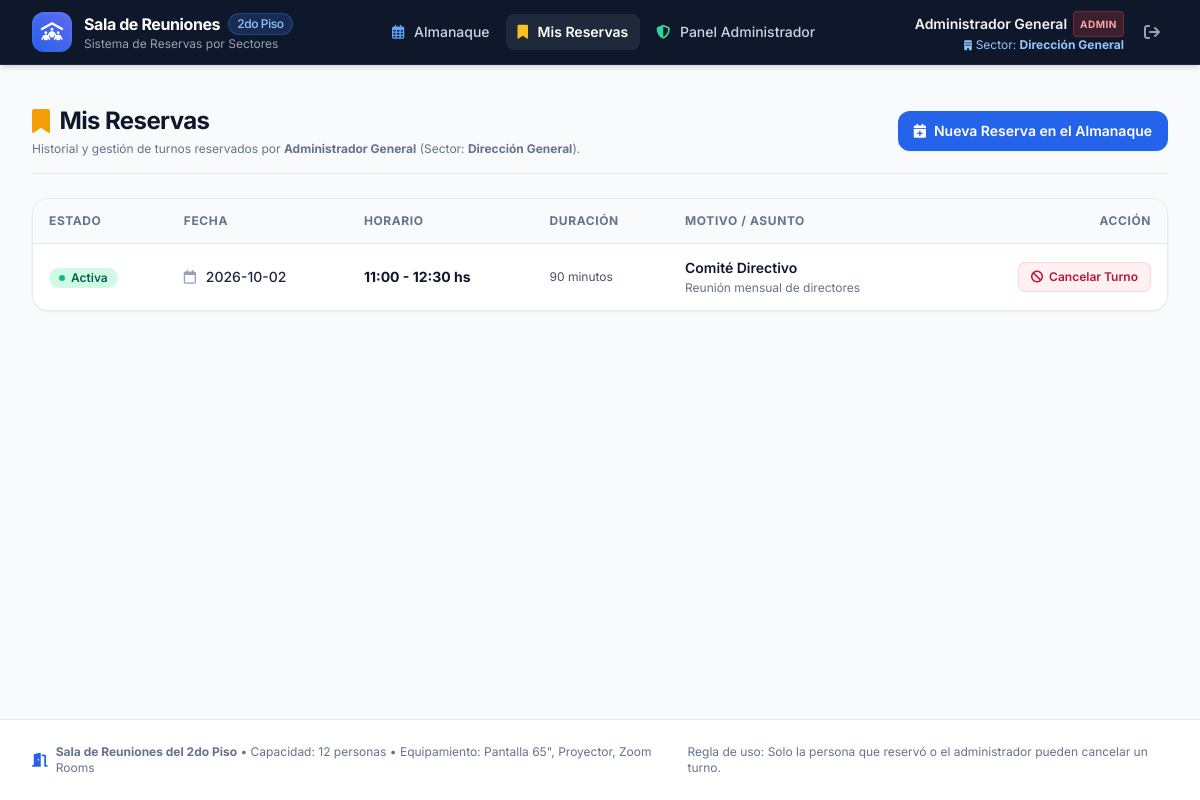
Screenshot of /mis-reservas (signed in) with the database file from the repository.
### tables this page shows
CREATE TABLE users (
            id INTEGER PRIMARY KEY AUTOINCREMENT,
            username TEXT UNIQUE NOT NULL,
            password_hash TEXT NOT NULL,
            full_name TEXT NOT NULL,
            sector TEXT NOT NULL,
            role TEXT NOT NULL DEFAULT 'user',
            created_at TIMESTAMP DEFAULT CURRENT_TIMESTAMP
        );

CREATE TABLE reservations (
            id INTEGER PRIMARY KEY AUTOINCREMENT,
            user_id INTEGER NOT NULL,
            title TEXT NOT NULL,
            description TEXT,
            date TEXT NOT NULL,
            start_time TEXT NOT NULL,
            end_time TEXT NOT NULL,
            duration_minutes INTEGER NOT NULL,
            status TEXT NOT NULL DEFAULT 'active',
            cancelled_by INTEGER,
            cancelled_at TIMESTAMP,
            created_at TIMESTAMP DEFAULT CURRENT_TIMESTAMP, cancellation_reason TEXT, recurrence_id TEXT, recurrence_type TEXT DEFAULT 'none',
            FOREIGN KEY (user_id) REFERENCES users (id),
            FOREIGN KEY (cancelled_by) REFERENCES users (id)
        );

### app.py (the view)
@app.route("/mis-reservas")
@login_required
def my_bookings():
    conn = get_db_connection()
    cur_user_id = session["user_id"]
    reservations = conn.execute('''
        SELECT r.*, u.full_name, u.sector
        FROM reservations r
        JOIN users u ON r.user_id = u.id
        WHERE r.user_id = ?
        ORDER BY r.date DESC, r.start_time DESC
    ''', (cur_user_id,)).fetchall()
    conn.close()
    return render_template("my_bookings.html", reservations=reservations)

### app.py (called while the page is built)
def login_required(f):
    @wraps(f)
    def decorated_function(*args, **kwargs):
        if "user_id" not in session:
            flash("Por favor inicia sesión para acceder.", "warning")
            return redirect(url_for("login"))
        return f(*args, **kwargs)
    return decorated_function

@app.context_processor
def inject_global_data():
    current_user = None
    if "user_id" in session:
        conn = get_db_connection()
        current_user = conn.execute("SELECT * FROM users WHERE id = ?", (session["user_id"],)).fetchone()
        conn.close()
    return {
        "current_user": current_user,
        "SECTORS": get_active_sectors(),
        "now": datetime.now()
    }

### database.py (called while the page is built)
def get_sector_color(sector_name):
    if not sector_name:
        return "#64748b"
    clean_name = sector_name.strip().lower()
    if clean_name in KNOWN_COLORS:
        return KNOWN_COLORS[clean_name]
    hash_val = sum((i + 1) * ord(c) for i, c in enumerate(clean_name))
    return SECTOR_PALETTE[hash_val % len(SECTOR_PALETTE)]

def get_active_sectors():
    try:
        conn = get_db_connection()
        rows = conn.execute("SELECT DISTINCT sector FROM users WHERE sector IS NOT NULL AND TRIM(sector) != '' ORDER BY sector ASC").fetchall()
        conn.close()
        return [{"name": r["sector"], "color": get_sector_color(r["sector"])} for r in rows]
    except Exception:
        return []

def get_db_connection():
    conn = sqlite3.connect(DB_NAME)
    conn.row_factory = sqlite3.Row
    conn.execute("PRAGMA foreign_keys = ON")
    return conn

### templates/my_bookings.html (shortened to what this page needs)
{% extends "base.html" %}
{% block content %}
<div class="space-y-6">
  <div class="flex flex-col sm:flex-row sm:items-center justify-between gap-4 pb-4 border-b border-slate-200">
    <div>
      <h1 class="text-2xl font-bold text-slate-900 tracking-tight flex items-center gap-2.5">
        <i class="fa-solid fa-bookmark text-amber-500"></i> Mis Reservas
      </h1>
      <p class="text-xs text-slate-500 mt-1">
        Historial y gestión de turnos reservados por <strong>{{ current_user.full_name }}</strong> (Sector: <strong>{{ current_user.sector }}</strong>).
      </p>
    </div>
    <a href="{{ url_for('index') }}"
       class="inline-flex items-center gap-2 bg-brand-600 hover:bg-brand-500 text-white font-semibold px-4 py-2.5 rounded-xl shadow-sm text-sm transition">
      <i class="fa-solid fa-calendar-plus"></i>
      <span>Nueva Reserva en el Almanaque</span>
    </a>
  </div>
  {% if reservations %}
  <div class="bg-white rounded-2xl border border-slate-200/80 shadow-sm overflow-hidden">
    <div class="overflow-x-auto">
      <table class="w-full text-left border-collapse text-sm">
        <thead>
          <tr class="bg-slate-50 border-b border-slate-200 text-xs font-semibold text-slate-500 uppercase tracking-wider">
            <th class="py-3.5 px-4">Estado</th>
            <th class="py-3.5 px-4">Fecha</th>
            <th class="py-3.5 px-4">Horario</th>
            <th class="py-3.5 px-4">Duración</th>
            <th class="py-3.5 px-4">Motivo / Asunto</th>
            <th class="py-3.5 px-4 text-right">Acción</th>
          </tr>
        </thead>
        <tbody class="divide-y divide-slate-100">
          {% for r in reservations %}
          <tr class="hover:bg-slate-50/70 transition-colors">
            <td class="py-3.5 px-4 whitespace-nowrap">
              {% if r.status == 'active' %}
                <span class="inline-flex items-center px-2.5 py-0.5 rounded-full text-xs font-semibold bg-emerald-100 text-emerald-800">
                  <span class="w-1.5 h-1.5 rounded-full bg-emerald-500 mr-1.5"></span> Activa
                </span>
              {% else %}
                <span class="inline-flex items-center px-2.5 py-0.5 rounded-full text-xs font-semibold bg-slate-100 text-slate-600">
                  <span class="w-1.5 h-1.5 rounded-full bg-slate-400 mr-1.5"></span> Cancelada
                </span>
              {% endif %}
            </td>
            <td class="py-3.5 px-4 whitespace-nowrap font-medium text-slate-800">
              <i class="fa-regular fa-calendar text-slate-400 mr-1.5"></i> {{ r.date }}
            </td>
            <td class="py-3.5 px-4 whitespace-nowrap font-bold text-slate-900">
              {{ r.start_time }} - {{ r.end_time }} hs
            </td>
            <td class="py-3.5 px-4 whitespace-nowrap text-slate-600 text-xs">
              {{ r.duration_minutes }} minutos
            </td>
            <td class="py-3.5 px-4">
              <div class="font-semibold text-slate-900 {{ 'line-through text-slate-400' if r.status == 'cancelled' else '' }}">
                {{ r.title }}
              </div>
              {% if r.description %}
                <div class="text-xs text-slate-500 truncate max-w-xs mt-0.5">
                  {{ r.description }}
                </div>
              {% endif %}
            </td>
            <td class="py-3.5 px-4 text-right whitespace-nowrap">
              {% if r.status == 'active' %}
                <form action="{{ url_for('cancel_reservation', reservation_id=r.id) }}" method="POST"
                      onsubmit="return confirm('¿Estás seguro de que deseas cancelar tu reserva para el {{ r.date }} de {{ r.start_time }} a {{ r.end_time }}? El turno se liberará en el almanaque.');">
                  <button type="submit"
                          class="inline-flex items-center gap-1.5 px-3 py-1.5 rounded-lg bg-rose-50 text-rose-700 hover:bg-rose-100 hover:text-rose-800 font-semibold text-xs border border-rose-200/80 transition">
                    <i class="fa-solid fa-ban text-xs"></i> Cancelar Turno
                  </button>
                </form>
              {% else %}
                <span class="text-xs text-slate-400 italic">Sin acciones</span>
              {% endif %}
            </td>
          </tr>
          {% endfor %}
        </tbody>
      </table>
    </div>
  </div>
  {% endif %}
</div>
{% endblock %}

### templates/base.html (shortened to what this page needs)
<!DOCTYPE html>
<html lang="es" class="h-full bg-slate-50">
<head>
  <script src="https://cdn.tailwindcss.com"></script>
  <link rel="stylesheet" href="https://cdnjs.cloudflare.com/ajax/libs/font-awesome/6.5.1/css/all.min.css">
  <link rel="stylesheet" href="{{ url_for('static', filename='css/style.css') }}">
</head>
<body class="h-full flex flex-col antialiased text-slate-800">
  <header class="bg-slate-900 border-b border-slate-800 text-white shadow-md sticky top-0 z-40">
    <div class="max-w-7xl mx-auto px-4 sm:px-6 lg:px-8">
      <div class="flex items-center justify-between h-16">
        <div class="flex items-center space-x-3">
          <a href="{{ url_for('index') }}" class="flex items-center space-x-3 group">
            <div class="w-10 h-10 rounded-xl bg-gradient-to-tr from-brand-600 to-indigo-500 flex items-center justify-center text-white shadow-inner shadow-brand-400/30 group-hover:scale-105 transition-transform">
              <i class="fa-solid fa-people-roof text-lg"></i>
            </div>
            <div>
              <div class="font-bold text-base tracking-tight text-white flex items-center gap-2">
                Sala de Reuniones
                <span class="text-xs bg-brand-500/20 text-brand-300 border border-brand-500/30 px-2 py-0.5 rounded-full font-medium">2do Piso</span>
              </div>
              <div class="text-xs text-slate-400">Sistema de Reservas por Sectores</div>
            </div>
          </a>
        </div>
        {% if current_user %}
        <nav class="hidden md:flex items-center space-x-1">
          <a href="{{ url_for('index') }}"
             class="px-3 py-2 rounded-lg text-sm font-medium transition-colors {% if request.endpoint == 'index' %}bg-slate-800 text-white font-semibold{% else %}text-slate-300 hover:text-white hover:bg-slate-800/60{% endif %}">
            <i class="fa-regular fa-calendar-days mr-1.5 text-brand-400"></i> Almanaque
          </a>
          <a href="{{ url_for('my_bookings') }}"
             class="px-3 py-2 rounded-lg text-sm font-medium transition-colors {% if request.endpoint == 'my_bookings' %}bg-slate-800 text-white font-semibold{% else %}text-slate-300 hover:text-white hover:bg-slate-800/60{% endif %}">
            <i class="fa-solid fa-bookmark mr-1.5 text-amber-400"></i> Mis Reservas
          </a>
          {% if current_user.role == 'admin' %}
          <a href="{{ url_for('admin_panel') }}"
             class="px-3 py-2 rounded-lg text-sm font-medium transition-colors {% if request.endpoint == 'admin_panel' %}bg-slate-800 text-white font-semibold{% else %}text-slate-300 hover:text-white hover:bg-slate-800/60{% endif %}">
            <i class="fa-solid fa-shield-halved mr-1.5 text-emerald-400"></i> Panel Administrador
          </a>
          {% endif %}
        </nav>
        <div class="flex items-center space-x-3">
          <div class="hidden sm:flex flex-col items-end">
            <div class="text-sm font-semibold text-slate-100 flex items-center gap-1.5">
              {{ current_user.full_name }}
              {% if current_user.role == 'admin' %}
                <span class="bg-red-500/20 text-red-300 border border-red-500/30 text-[10px] px-1.5 py-0.5 rounded uppercase font-bold tracking-wider">Admin</span>
              {% endif %}
            </div>
            <div class="text-xs text-brand-300 flex items-center gap-1">
              <i class="fa-solid fa-building text-[10px]"></i>
              <span>Sector: <strong>{{ current_user.sector }}</strong></span>
            </div>
          </div>
          <a href="{{ url_for('logout') }}" title="Cerrar sesión"
             class="p-2 text-slate-400 hover:text-rose-400 hover:bg-slate-800 rounded-lg transition-colors">
            <i class="fa-solid fa-arrow-right-from-bracket text-base"></i>
          </a>
        </div>
        {% endif %}
      </div>
    </div>
  </header>
  <main class="flex-grow max-w-7xl mx-auto px-4 sm:px-6 lg:px-8 py-6 w-full">
    {% block content %}{% endblock %}
  </main>
  <footer class="bg-white border-t border-slate-200 py-6 text-slate-500 text-xs mt-auto">
    <div class="max-w-7xl mx-auto px-4 sm:px-6 lg:px-8 flex flex-col sm:flex-row items-center justify-between gap-4">
      <div class="flex items-center gap-2">
        <i class="fa-solid fa-door-open text-brand-600 text-sm"></i>
        <span><strong>Sala de Reuniones del 2do Piso</strong> &bull; Capacidad: 12 personas &bull; Equipamiento: Pantalla 65", Proyector, Zoom Rooms</span>
      </div>
      <div>
        <span>Regla de uso: Solo la persona que reservó o el administrador pueden cancelar un turno.</span>
      </div>
    </div>
  </footer>
</body>
</html>

### static/css/style.css (style rules this page uses)
:root { --primary-color: #1e3a8a; --secondary-color: #3b82f6; }
body { font-family: 'Inter', system-ui, -apple-system, BlinkMacSystemFont, 'Segoe UI', Roboto, Oxygen, Ubuntu, Cantarell, sans-serif; background-color: #f8fafc; color: #1e293b; }

### rows the page displays
users: full_name "Administrador General", sector "Dirección General"
reservations: status "active" (drawn), date "2026-10-02", start_time "11:00", end_time "12:30", duration_minutes "90", title "Comité Directivo", description "Reunión mensual de directores"
